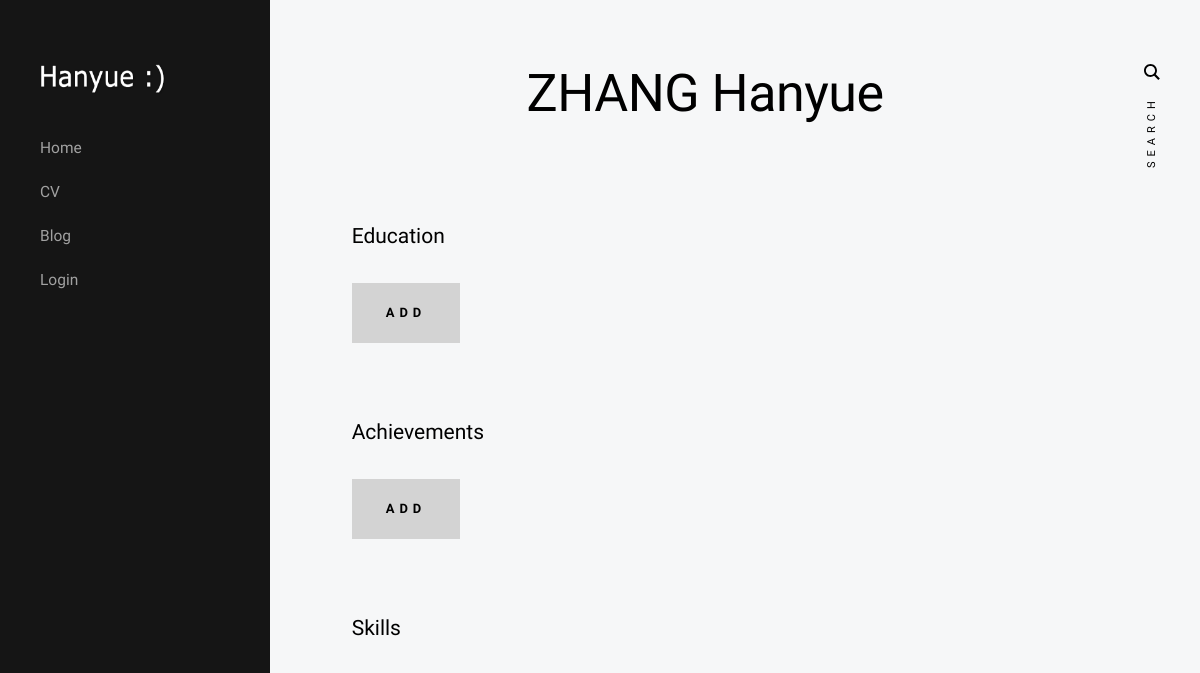
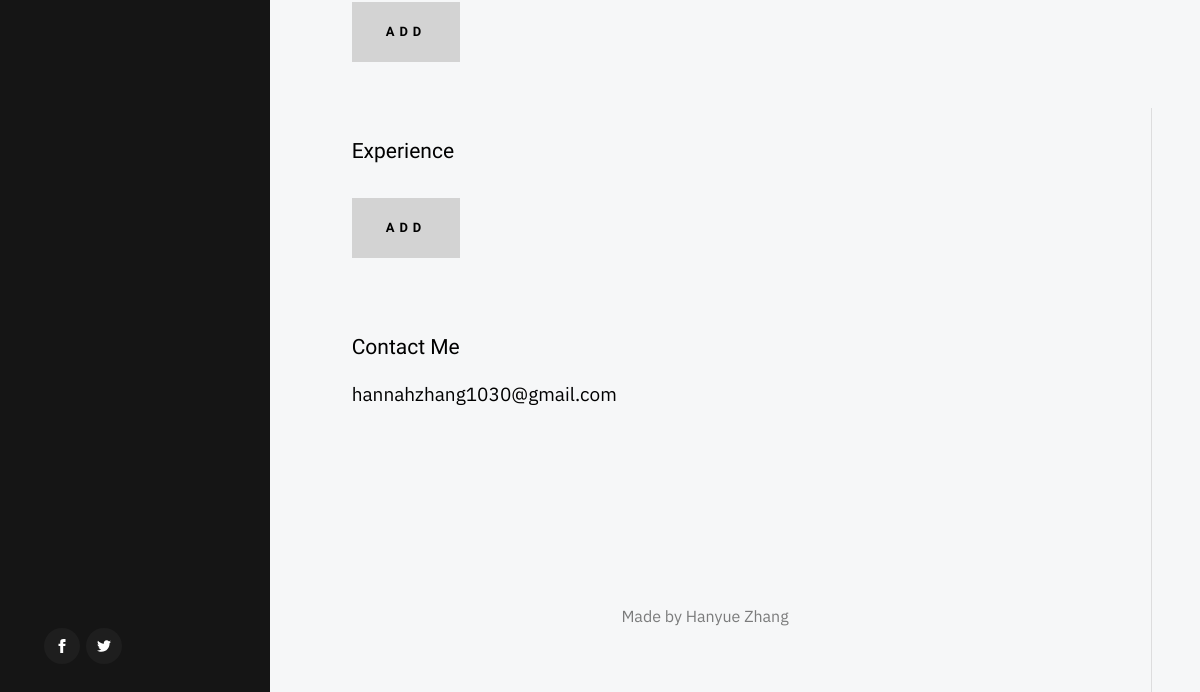
/cv/, run on an earlier commit of the app's database (2 pictures, top to bottom).
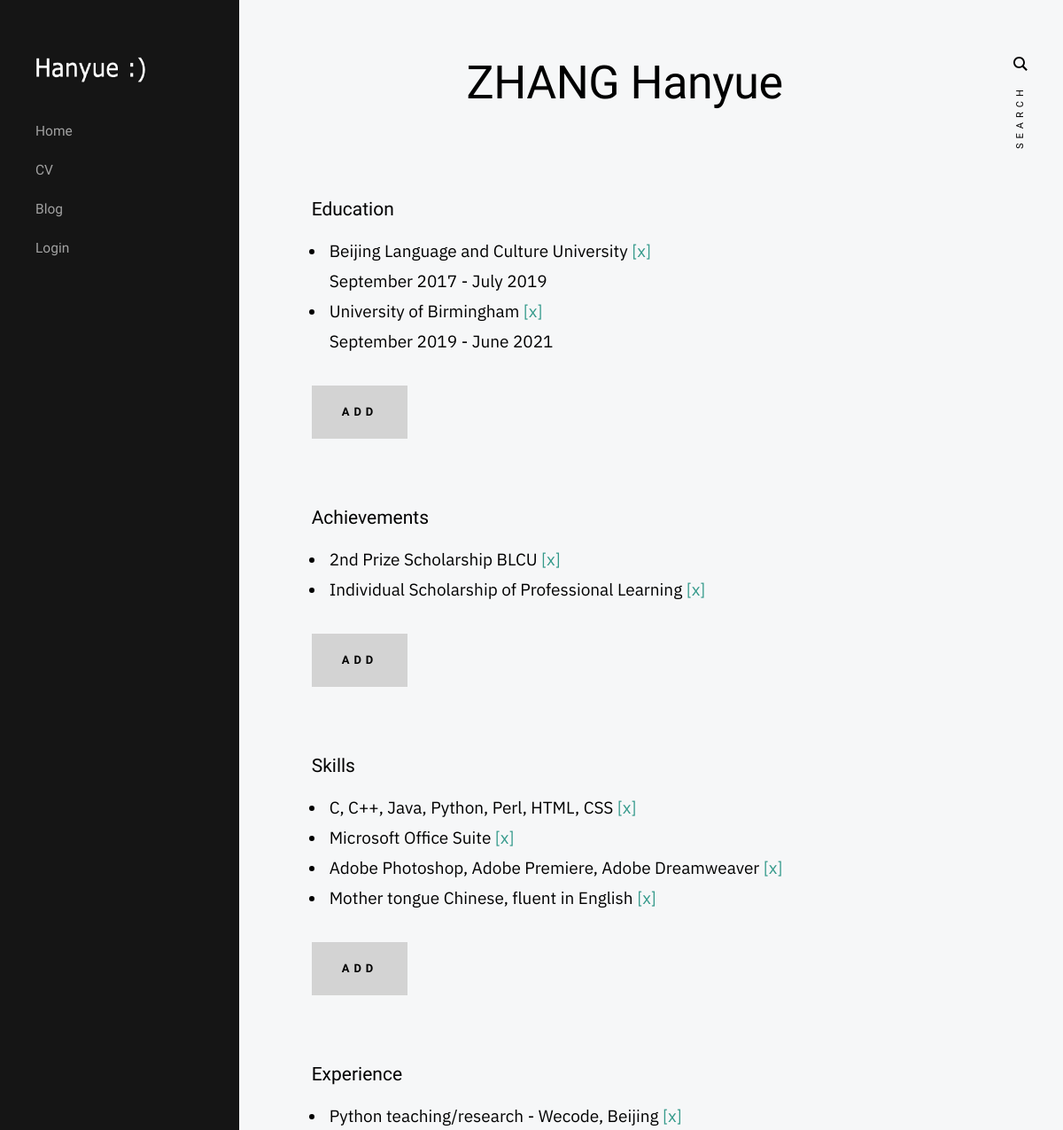
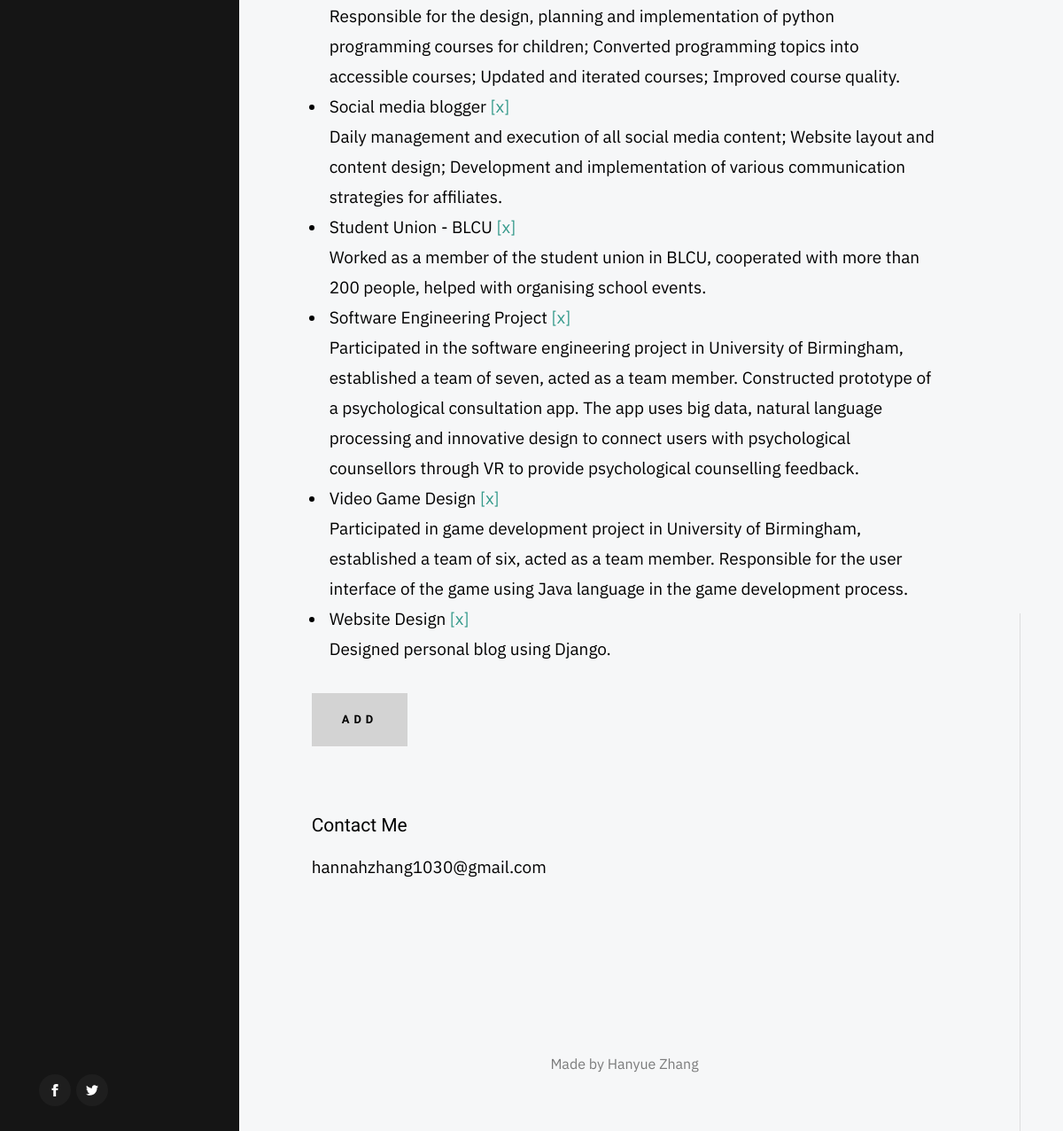
And on a later commit of the database (2 pictures, top to bottom).
### cv/models.py (models this page shows)
class Achievement(models.Model):
    title = models.CharField(max_length=200, default='')
    date = models.CharField(max_length=100, default='')

class Course(models.Model):
    title = models.CharField(max_length=200, default='')

class Skill(models.Model):
    title = models.CharField(max_length=200, default='')

class Education(models.Model):
    title = models.CharField(max_length=200, default='')
    date = models.CharField(max_length=100, default='')
    description = models.TextField()

### cv/views.py (the view)
# urls.py: path('cv', views.cv, name='cv'),
def cv(request):
    return render(request, 'cv/cv.html', {
        'educations': Education.objects.all(),
        'achievements': Achievement.objects.all(),
        'skills': Skill.objects.all(),
        'courses': Course.objects.all(),
    })

### cv/templates/cv/cv.html (shortened to what this page needs)
{% load static %}
<html class="no-js" lang="en">
  <head>
    <link rel="stylesheet" href="{% static 'css/base.css' %}">
    <link rel="stylesheet" href="{% static 'css/vendor.css' %}">
    <link rel="stylesheet" href="{% static 'css/main.css' %}">
  </head>
  <body>
    <div id="top" class="s-wrap site-wrapper">
	<header class="s-header">
	  <div class="header__top">
	    <div class="header__logo">
	      <a class="site-logo" href="{% url 'about' %}">
		<img src="{% static 'images/logo.png' %}" alt="Homepage">
	      </a>
	    </div>
	  </div>
	  <nav class="header__nav-wrap">
	    <ul class="header__nav">
	      	      <li><a href="{% url 'about' %}" title="">Home</a></li>
	      <li><a href="{% url 'cv' %}" title="">CV</a></li>
	      <li><a href="{% url 'post_list'  %}" title="">Blog</a></li>
	      	                                  {% if user.is_authenticated %}
                                <li><a href="{% url 'post_new' %}">New Post</a>
                                <li><a href="{% url 'post_draft_list' %}">Draft List</a></li>
                                <li><a href="{% url 'logout' %}">Log out</a></li>
                            {% else %}
                                <li><a href="{% url 'login' %}">Login</a></li>
                            {% endif %}
	    </ul>
	    <ul class="header__social">
	      <li class="ss-facebook">
		<a href="https://facebook.com/">
		</a>
	      </li>
	      <li class="ss-twitter">
		<a href="#0">
		</a>
	      </li>
	    </ul>
	  </nav>
	</header>
<div class="s-content content">
  <main class="row content__page">
    <section class="column large-full entry format-standard">
      <div class="content__page-header">
	<h1 class="display-1">ZHANG Hanyue</h1>
      </div>
      <div class="row">
	<div class="column large-six tab-full">
	<h4>Education</h4>
	<ul id="achievement-list" class="cv-list">
	  {% for ac in achievements %}
	  <li>{{ ac.title }}<a href="{% url 'achievement_remove' pk=ac.pk %}"> [x] </a><br>{{ac.date}}</li>
	  {% endfor %}
	</ul>
	<a class="btn btn-default" href="{% url 'achievement_new' %}" id="add-achievement">ADD</a>
	</div>
      </div>
      <div class="row">
	<div class="column large-six tab-full">
	<h4>Achievements</h4>
	<ul id="course-list" class="cv-list">
	  {% for course in courses %}
	  <li>{{ course.title }} <a href="{% url 'course_remove' pk=course.pk %}"> [x] </a></li>
	  {% endfor %}
	</ul>
	<a class="btn btn-default" href="{% url 'course_new' %}" id="add-course">ADD</a>
	</div>
      </div>
      <div class="row">
	<div class="column large-six tab-full">
	<h4>Skills</h4>
	<ul id="skill-list" class="cv-list">
	  {% for skill in skills %}
	  <li>{{ skill.title }} <a href="{% url 'skill_remove' pk=skill.pk %}"> [x] </a></li>
          {% endfor %}
	</ul>
	<a class="btn btn-default" href="{% url 'skill_new' %}" id="add-skill">ADD</a>
	</div>
      </div>
      <div class="row">
	<div class="column large-six tab-full">
	<h4>Experience</h4>
	<ul id="education-list" class="cv-list">
	  {% for ed in educations %}
	  <li>{{ ed.title }}<a href="{% url 'education_remove' pk=ed.pk %}"> [x] </a><br>{{ed.description}}</li>
	  {% endfor %}
	</ul>
	<a class="btn btn-default" href="{% url 'education_new' %}" id="add-education">ADD</a>
	</div>
      </div>
      <div class="row">
	<div class="column large-six tab-full">
	  <h4>Contact Me</h4>
	  <p>hannahzhang1030@gmail.com</p>
	</div>
      </div>
    </section>
  </main>
</div>
        <footer class="s-footer">
	  <div class="row">
	    <div class="column large-full footer__content">
	      <div class="footer__copyright">
		<span>Made by Hanyue Zhang</span>
	      </div>
	    </div>
	  </div>
	</footer>
    </div>
  </body>
</html>

### blog/static/css/base.css (style rules this page uses)
html { line-height: 1.15; -webkit-text-size-adjust: 100%; }
body { margin: 0; }
main { display: block; }
h1 { font-size: 2em; margin: 0.67em 0; }
a { background-color: transparent; }
img { border-style: none; }
html { font-size: 62.5%; box-sizing: border-box; }
*, *::before, *::after { box-sizing: inherit; }
body { font-weight: normal; line-height: 1; word-wrap: break-word; -moz-font-smoothing: grayscale; -moz-osx-font-smoothing: grayscale; -webkit-font-smoothing: antialiased; -webkit-overflow-scrolling: touch; -webkit-text-size-adjust: none; }
svg, img, video embed, iframe, object { max-width: 100%; height: auto; }
div, dl, dt, dd, ul, ol, li, h1, h2, h3, h4, h5, h6, pre, form, p, blockquote, th, td { margin: 0; padding: 0; }
p { font-size: inherit; text-rendering: optimizeLegibility; }
ol, ul { list-style: none; }
li { display: block; }
a { text-decoration: none; line-height: inherit; }
a img { border: none; }
.row { width: 89%; max-width: 1200px; margin: 0 auto; display: -ms-flexbox; display: -webkit-flex; display: flex; -webkit-flex-flow: row wrap; -ms-flex-flow: row wrap; flex-flow: row wrap; }
.row .row { width: auto; max-width: none; margin-left: -20px; margin-right: -20px; }
.column { -webkit-flex: 1 1 0%; -ms-flex: 1 1 0%; flex: 1 1 0%; padding: 0 20px; }
.large-12, .large-full { -webkit-flex: 0 0 100%; -ms-flex: 0 0 100%; flex: 0 0 100%; max-width: 100%; }
@media screen and (max-width:1200px) { .row .row { margin-left: -16px; margin-right: -16px; } }
@media screen and (max-width:1200px) { .column { padding: 0 16px; } }

What changed in the data, as far as the page shows it:
added Achievement: title "Beijing Language and Culture University", date "September 2017 - July 2019"
added Achievement: title "University of Birmingham", date "September 2019 - June 2021"
added Course: title "2nd Prize Scholarship BLCU"
added Course: title "Individual Scholarship of Professional Learning"
added Skill: title "C, C++, Java, Python, Perl, HTML, CSS"
added Skill: title "Microsoft Office Suite"
added Skill: title "Adobe Photoshop, Adobe Premiere, Adobe Dreamweaver"
added Skill: title "Mother tongue Chinese, fluent in English"
added Education: title "Python teaching/research - Wecode, Beijing", description "Responsible for the design, planning and implementation of python programming courses for children; Converted programming topics into accessible courses; Updated and iterated courses; Improved course quality."
added Education: title "Social media blogger", description "Daily management and execution of all social media content; Website layout and content design; Development and implementation of various communication strategies for affiliates."
added Education: title "Student Union - BLCU", description "Worked as a member of the student union in BLCU, cooperated with more than 200 people, helped with organising school events."
added Education: title "Software Engineering Project", description "Participated in the software engineering project in University of Birmingham, established a team of seven, acted as a team member. Constructed prototype of a psychological consultation app. The app uses big data, natural language processing and innovative design to connect users with psychological counsellors through VR to provide psychological counselling feedback."
added Education: title "Video Game Design", description "Participated in game development project in University of Birmingham, established a team of six, acted as a team member. Responsible for the user interface of the game using Java language in the game development process."
added Education: title "Website Design", description "Designed personal blog using Django."
